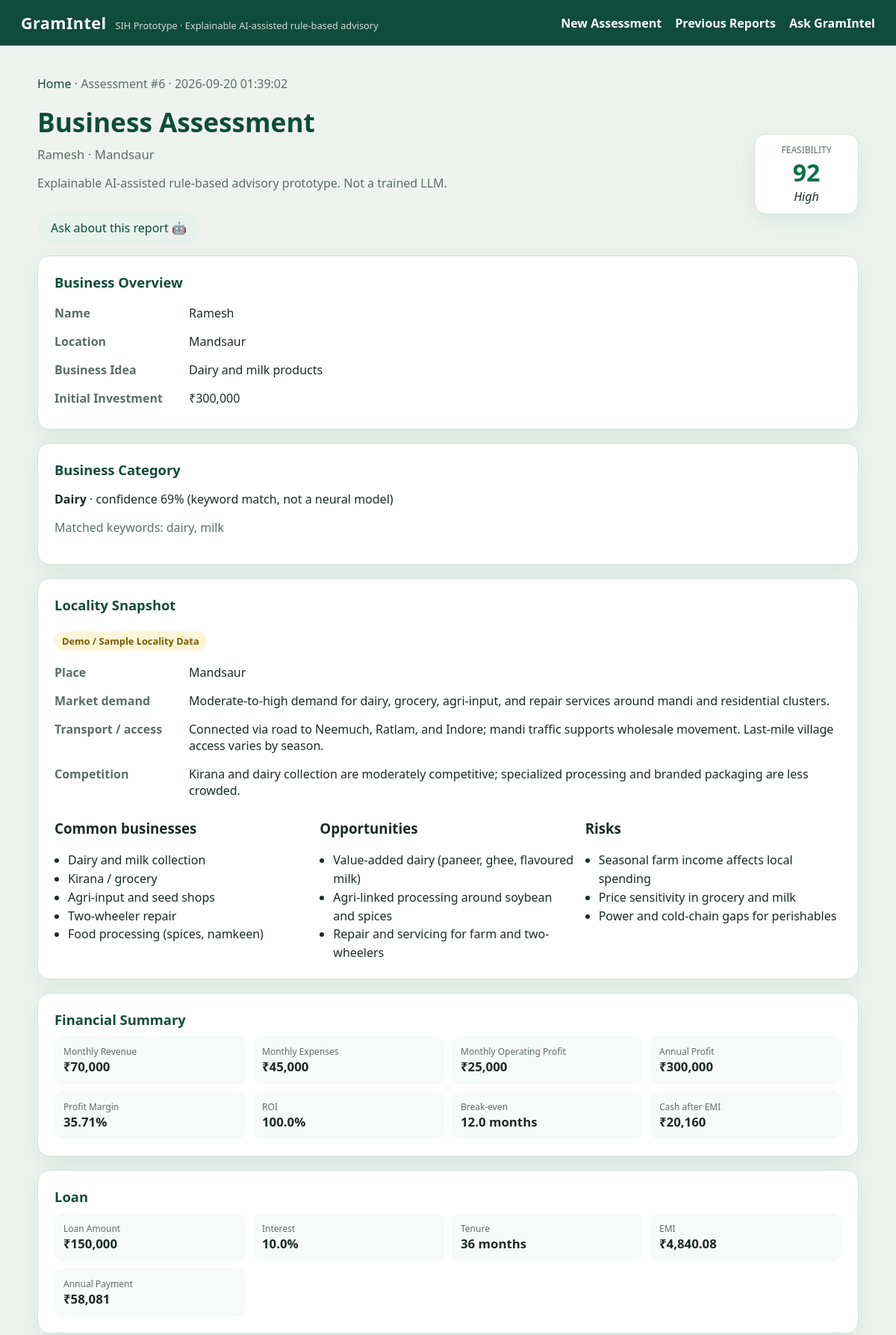
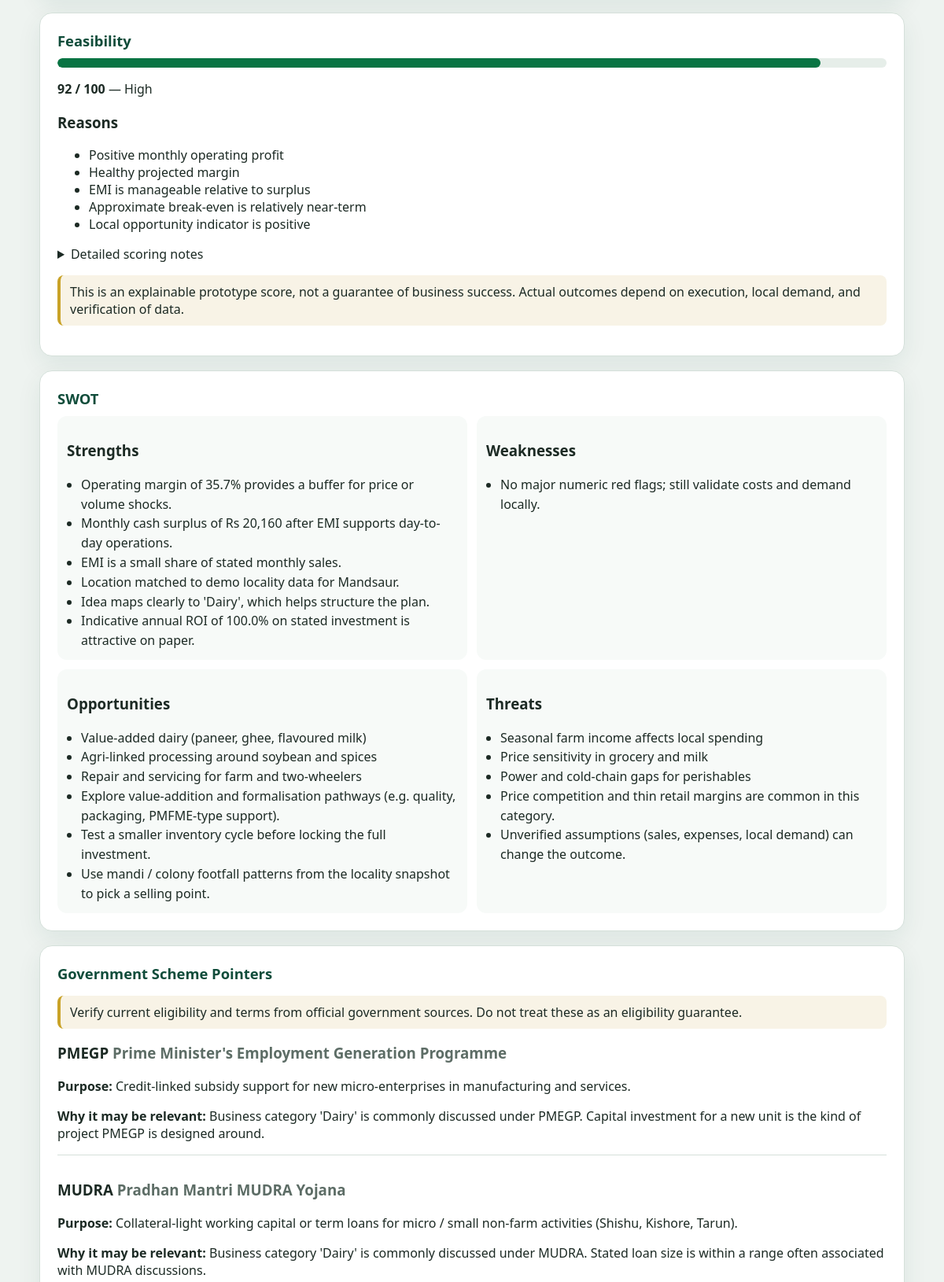
The page /report/6 (upper part) on the database its author committed (2 pictures, top to bottom).
### tables this page shows
CREATE TABLE reports (
            id INTEGER PRIMARY KEY AUTOINCREMENT,
            name TEXT,
            location TEXT,
            business_idea TEXT,
            category TEXT,
            investment REAL,
            monthly_sales REAL,
            monthly_expenses REAL,
            loan_amount REAL,
            interest_rate REAL,
            loan_tenure INTEGER,
            revenue REAL,
            profit REAL,
            profit_margin REAL,
            emi REAL,
            roi REAL,
            break_even REAL,
            feasibility_score INTEGER,
            feasibility_reasons TEXT,
            swot_data TEXT,
            recommendations TEXT,
            created_at TEXT
        );

### app.py (the view)
@app.route("/report/<int:report_id>")
def report(report_id):
    try:
        row = database.get_report(report_id)
        if not row:
            flash("Report not found. Please generate a business assessment first.")
            return redirect(url_for("reports"))
        return render_template("report.html", data=hydrate_report(row))
    except Exception:
        traceback.print_exc()
        flash("Could not open this report.")
        return redirect(url_for("reports"))

### app.py (called while the page is built)
def inputs_from_report(report):
    return {
        "investment": report["investment"],
        "monthly_sales": report["monthly_sales"],
        "monthly_expenses": report["monthly_expenses"],
        "loan_amount": report["loan_amount"],
        "interest_rate": report["interest_rate"],
        "loan_tenure": report["loan_tenure"],
    }

def hydrate_report(report):
    assessment = build_assessment({
        "name": report["name"],
        "location": report["location"],
        "business_idea": report["business_idea"],
        **inputs_from_report(report),
    })
    assessment["id"] = report["id"]
    assessment["created_at"] = report["created_at"]
    return assessment

### business_classifier.py (called while the page is built)
def classify_business(idea):
    text = (idea or "").strip().lower()
    if not text:
        return {"category": "Other", "confidence": 0.2, "matched_keywords": []}
    best_category = "Other"
    best_hits = []
    best_score = 0
    for category, keywords in CATEGORIES.items():
        hits = [kw for kw in keywords if kw in text]
        score = 0
        for kw in hits:
            score += 2 if " " in kw else 1
        if score > best_score:
            best_score = score
            best_category = category
            best_hits = hits
    if best_score == 0:
        return {"category": "Other", "confidence": 0.35, "matched_keywords": []}
    confidence = min(0.95, 0.45 + (best_score * 0.12))
    return {
        "category": best_category,
        "confidence": round(confidence, 2),
        "matched_keywords": best_hits,
    }

### database.py (called while the page is built)
def get_connection():
    os.makedirs(DATA_DIR, exist_ok=True)
    conn = sqlite3.connect(DB_PATH)
    conn.row_factory = sqlite3.Row
    return conn

def get_report(report_id):
    conn = get_connection()
    row = conn.execute("SELECT * FROM reports WHERE id = ?", (report_id,)).fetchone()
    conn.close()
    return dict(row) if row else None

### financial_engine.py (called while the page is built)
def _to_float(value, default=0.0):
    try:
        if value is None or value == "":
            return default
        if isinstance(value, str):
            value = value.replace(",", "").strip()
        number = float(value)
        if number != number:  # NaN
            return default
        if number == float("inf") or number == float("-inf"):
            return default
        return number
    except (TypeError, ValueError, OverflowError):
        return default

### templates/report.html (shortened to what this page needs)
{% extends "base.html" %}
{% block content %}
<p class="crumb"><a href="{{ url_for('index') }}">Home</a> · Assessment #{{ data.id }} · {{ data.created_at }}</p>
<header class="report-head">
    <div>
        <h1>Business Assessment</h1>
        <p class="subtitle">{{ data.name }} · {{ data.location }}</p>
        <p class="muted">Explainable AI-assisted rule-based advisory prototype. Not a trained LLM.</p>
        <button type="button" class="btn secondary" id="open-chat-heading">Ask about this report 🤖</button>
    </div>
    <div class="score-chip {{ data.feasibility.feasibility_band|lower }}">
        <span>Feasibility</span>
        <strong>{{ data.feasibility.feasibility_score }}</strong>
        <em>{{ data.feasibility.status }}</em>
    </div>
</header>
<section class="card">
    <h2>Business Overview</h2>
    <table class="kv">
        <tr><th>Name</th><td>{{ data.name }}</td></tr>
        <tr><th>Location</th><td>{{ data.location }}</td></tr>
        <tr><th>Business Idea</th><td>{{ data.business_idea }}</td></tr>
        <tr><th>Initial Investment</th><td>₹{{ "{:,.0f}".format(data.financials.investment) }}</td></tr>
    </table>
</section>
<section class="card">
    <h2>Business Category</h2>
    <p><strong>{{ data.classification.category }}</strong>
        · confidence {{ "%.0f"|format(data.classification.confidence * 100) }}%
        (keyword match, not a neural model)
    </p>
    {% if data.classification.matched_keywords %}
        <p class="muted">Matched keywords: {{ data.classification.matched_keywords|join(", ") }}</p>
    {% endif %}
</section>
<section class="card">
    <h2>Locality Snapshot</h2>
    <p class="badge">{{ data.locality.label }}</p>
    <table class="kv">
        <tr><th>Place</th><td>{{ data.locality.name }}{% if not data.locality.matched %} (unmatched — generic demo profile){% endif %}</td></tr>
        <tr><th>Market demand</th><td>{{ data.locality.market_demand }}</td></tr>
        <tr><th>Transport / access</th><td>{{ data.locality.transport_access }}</td></tr>
        <tr><th>Competition</th><td>{{ data.locality.competition }}</td></tr>
    </table>
    <div class="split">
        <div>
            <h3>Common businesses</h3>
            <ul>{% for item in data.locality.common_businesses %}<li>{{ item }}</li>{% endfor %}</ul>
        </div>
        <div>
            <h3>Opportunities</h3>
            <ul>{% for item in data.locality.opportunities %}<li>{{ item }}</li>{% endfor %}</ul>
        </div>
        <div>
            <h3>Risks</h3>
            <ul>{% for item in data.locality.risks %}<li>{{ item }}</li>{% endfor %}</ul>
        </div>
    </div>
</section>
<section class="card">
    <h2>Financial Summary</h2>
    <div class="metrics">
        <div class="metric"><span>Monthly Revenue</span><strong>₹{{ "{:,.0f}".format(data.financials.revenue) }}</strong></div>
        <div class="metric"><span>Monthly Expenses</span><strong>₹{{ "{:,.0f}".format(data.financials.monthly_expenses) }}</strong></div>
        <div class="metric"><span>Monthly Operating Profit</span><strong>₹{{ "{:,.0f}".format(data.financials.profit) }}</strong></div>
        <div class="metric"><span>Annual Profit</span><strong>₹{{ "{:,.0f}".format(data.financials.annual_profit) }}</strong></div>
        <div class="metric"><span>Profit Margin</span><strong>{{ data.financials.profit_margin }}%</strong></div>
        <div class="metric"><span>ROI</span><strong>{{ data.financials.roi }}%</strong></div>
        <div class="metric"><span>Break-even</span><strong>
            {% if data.financials.break_even %}{{ data.financials.break_even }} months
            {% else %}Not reachable with current profit{% endif %}
        </strong></div>
        <div class="metric"><span>Cash after EMI</span><strong>₹{{ "{:,.0f}".format(data.financials.monthly_cash_surplus) }}</strong></div>
    </div>
</section>
<section class="card">
    <h2>Loan</h2>
    <div class="metrics">
        <div class="metric"><span>Loan Amount</span><strong>₹{{ "{:,.0f}".format(data.financials.loan_amount) }}</strong></div>
        <div class="metric"><span>Interest</span><strong>{{ data.financials.interest_rate }}%</strong></div>
        <div class="metric"><span>Tenure</span><strong>{{ data.financials.loan_tenure }} months</strong></div>
        <div class="metric"><span>EMI</span><strong>₹{{ "{:,.2f}".format(data.financials.emi) }}</strong></div>
        <div class="metric"><span>Annual Payment</span><strong>₹{{ "{:,.0f}".format(data.financials.annual_loan_payment) }}</strong></div>
    </div>
</section>
<section class="card">
    <h2>Feasibility</h2>
    <div class="progress"><div class="bar band-{{ data.feasibility.feasibility_band|lower }}" style="width: {{ data.feasibility.feasibility_score }}%"></div></div>
    <p><strong>{{ data.feasibility.feasibility_score }} / 100</strong> — {{ data.feasibility.status }}</p>
    <h3>Reasons</h3>
    <ul>
        {% for reason in data.feasibility.display_reasons %}
            <li>{{ reason }}</li>
        {% endfor %}
    </ul>
    <details>
        <summary>Detailed scoring notes</summary>
    </details>
    <p class="disclaimer">{{ data.feasibility.disclaimer }}</p>
</section>
<section class="card">
    <h2>SWOT</h2>
    <div class="swot">
        <div><h3>Strengths</h3><ul>{% for item in data.swot.strengths %}<li>{{ item }}</li>{% endfor %}</ul></div>
        <div><h3>Weaknesses</h3><ul>{% for item in data.swot.weaknesses %}<li>{{ item }}</li>{% endfor %}</ul></div>
        <div><h3>Opportunities</h3><ul>{% for item in data.swot.opportunities %}<li>{{ item }}</li>{% endfor %}</ul></div>
        <div><h3>Threats</h3><ul>{% for item in data.swot.threats %}<li>{{ item }}</li>{% endfor %}</ul></div>
    </div>
</section>
<section class="card">
    <h2>Government Scheme Pointers</h2>
    <p class="disclaimer">{{ data.scheme_disclaimer }} Do not treat these as an eligibility guarantee.</p>
    <div class="scheme-list">
        {% for s in data.schemes %}
            <article class="scheme">
                <h3>{{ s.scheme }} <span class="muted">{{ s.full_name }}</span></h3>
                <p><strong>Purpose:</strong> {{ s.purpose }}</p>
                <p><strong>Why it may be relevant:</strong> {{ s.why_relevant }}</p>
            </article>
        {% endfor %}
    </div>
</section>
{% endblock %}

### static/style.css (style rules this page uses)
:root { --green: #0f4c3a; --green-2: #1a6b52; --gold: #c9a227; --bg: #eef3f0; --card: #ffffff; --ink: #1c2a24; --muted: #5d6d66; --line: #d5e0da; --low: #b42318; --mid: #b54708; --high: #087443; --radius: 16px; --shadow: 0 10px 30px rgba(15, 76, 58, 0.08); }
* { box-sizing: border-box; }
html, body { margin: 0; padding: 0; }
body { font-family: "Segoe UI", system-ui, -apple-system, sans-serif; background: radial-gradient(1200px 500px at 10% -10%, #dceee6, transparent), var(--bg); color: var(--ink); min-height: 100vh; display: flex; flex-direction: column; }
a { color: var(--green); text-decoration: none; }
.hero h1, .report-head h1 { margin: 0; font-size: 2.2rem; color: var(--green); }
.subtitle { margin: 8px 0 0; color: var(--muted); font-size: 1.05rem; }
.card { background: var(--card); border-radius: var(--radius); padding: 22px; box-shadow: var(--shadow); border: 1px solid var(--line); margin-bottom: 18px; }
.card h2 { margin: 0 0 10px; font-size: 1.15rem; color: var(--green); }
.muted { color: var(--muted); }
.disclaimer { background: #f8f3e6; border-left: 4px solid var(--gold); padding: 10px 12px; border-radius: 8px; }
.btn { border: 0; border-radius: 999px; padding: 10px 18px; font-weight: 700; cursor: pointer; font: inherit; display: inline-block; text-align: center; }
.btn.secondary { background: #e7f2ec; color: var(--green); }
.report-head { display: flex; justify-content: space-between; gap: 16px; align-items: center; margin-bottom: 16px; flex-wrap: wrap; }
.score-chip { min-width: 140px; text-align: center; background: #fff; border-radius: 16px; padding: 12px 18px; border: 1px solid var(--line); box-shadow: var(--shadow); }
.score-chip span { display: block; font-size: 0.75rem; color: var(--muted); text-transform: uppercase; }
.score-chip strong { font-size: 2rem; display: block; }
.score-chip.high strong { color: var(--high); }
.kv { width: 100%; border-collapse: collapse; }
.kv th { text-align: left; width: 180px; color: var(--muted); padding: 8px 8px 8px 0; vertical-align: top; }
.kv td { padding: 8px 0; }
.badge { display: inline-block; background: #fff6d9; color: #7a5b00; border-radius: 999px; padding: 4px 10px; font-size: 0.8rem; font-weight: 700; margin-bottom: 10px; }
.split { display: grid; grid-template-columns: repeat(3, 1fr); gap: 12px; }
.split ul, .swot ul, .recs { margin: 8px 0 0; padding-left: 18px; line-height: 1.55; }
.metrics { display: grid; grid-template-columns: repeat(4, 1fr); gap: 10px; }
.metric { background: #f6faf8; border-radius: 12px; padding: 12px; }
.metric span { display: block; font-size: 0.75rem; color: var(--muted); }
.metric strong { font-size: 1.05rem; }
.progress { height: 12px; background: #e6eee9; border-radius: 999px; overflow: hidden; margin: 8px 0 12px; }
.bar { height: 100%; border-radius: 999px; }
.bar.band-high { background: var(--high); }
.swot { display: grid; grid-template-columns: 1fr 1fr; gap: 12px; }
.swot > div { background: #f7faf8; border-radius: 12px; padding: 12px; }
.scheme { border-top: 1px solid var(--line); padding-top: 12px; margin-top: 12px; }
.scheme:first-child { border-top: 0; margin-top: 0; padding-top: 0; }
.crumb { color: var(--muted); }
.report-head .btn { margin-top: 12px; }

### rows shown on the page
reports: id "6", created_at "2026-09-20 01:39:02", name "Ramesh", location "Mandsaur", business_idea "Dairy and milk products", classification.category "Dairy", locality.name "Mandsaur"

### other values the page prints
{{ data.feasibility.feasibility_score }} "92"
{{ data.feasibility.status }} "High"
{{ "{:,.0f}".format(data.financials.investment) }} "300,000"
{{ "%.0f"|format(data.classification.confidence * 100) }} "69"
{{ data.classification.matched_keywords|join(", ") }} "dairy, milk"
{{ data.locality.label }} "Demo / Sample Locality Data"
{{ data.locality.market_demand }} "Moderate-to-high demand for dairy, grocery, agri-input, and repair services around mandi and residential clusters."
{{ data.locality.transport_access }} "Connected via road to Neemuch, Ratlam, and Indore; mandi traffic supports wholesale movement. Last-mile village access varies by season."
{{ data.locality.competition }} "Kirana and dairy collection are moderately competitive; specialized processing and branded packaging are less crowded."
{{ item }} "Dairy and milk collection" "Kirana / grocery" "Agri-input and seed shops" "Two-wheeler repair" "Food processing (spices, namkeen)"
{{ item }} "Value-added dairy (paneer, ghee, flavoured milk)" "Agri-linked processing around soybean and spices" "Repair and servicing for farm and two-wheelers"
{{ item }} "Seasonal farm income affects local spending" "Price sensitivity in grocery and milk" "Power and cold-chain gaps for perishables"
{{ "{:,.0f}".format(data.financials.revenue) }} "70,000"
{{ "{:,.0f}".format(data.financials.monthly_expenses) }} "45,000"
{{ "{:,.0f}".format(data.financials.profit) }} "25,000"
